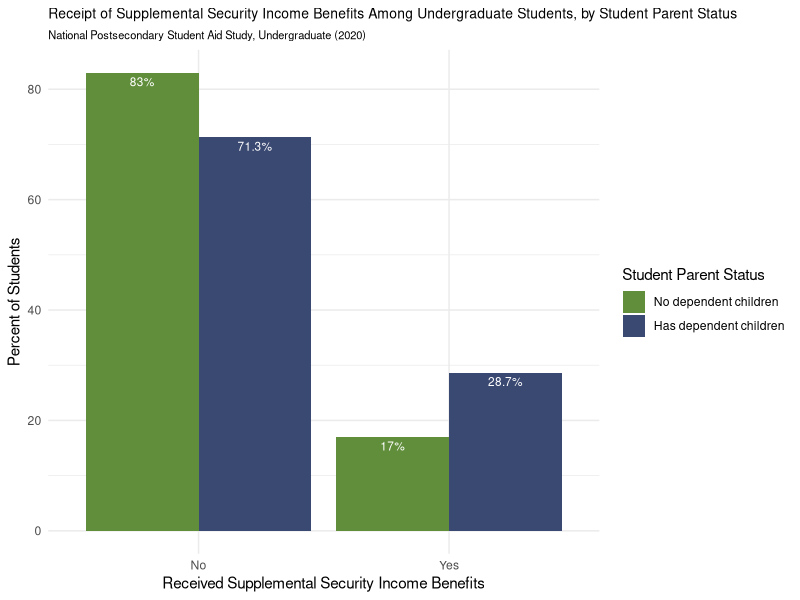

Write the R code that produced this figure.
library(readr)
library(ggplot2)
library(dplyr)
library (tidyverse)

npsas2020_studentparents_data <- read_csv("data/npsas2020_studentparents_data - data.csv")

SSI <- npsas2020_studentparents_data %>%
  filter(measure == "Received federal benefit: Supplemental Security Income Benefits")

ggplot(
  SSI,
  aes(
    x = category,
    y = percent,
    fill = has_dependent_children
  )
) +
  geom_col(position = "dodge") +
  geom_text(
    aes(label = paste0(round(percent, 1), "%")),
    position = position_dodge(width = 0.9),
    vjust = 1.5,
    color = "white",
    size = 3
  ) +
  scale_fill_manual(
    values = c(
      "No" = "#608e3a",
      "Yes" = "#3a4972"
    ),
    labels = c(
      "No" = "No dependent children",
      "Yes" = "Has dependent children"
    )
  ) +
  labs(
    title = "Receipt of Supplemental Security Income Benefits Among Undergraduate Students, by Student Parent Status",
    subtitle = "National Postsecondary Student Aid Study, Undergraduate (2020)",
    x = "Received Supplemental Security Income Benefits",
    y = "Percent of Students",
    fill = "Student Parent Status"
  ) +
  theme_minimal() +
  theme(
    text = element_text(family = "Helvetica"),
    plot.title = element_text(size = 10),
    plot.subtitle = element_text(size = 8)
  )
